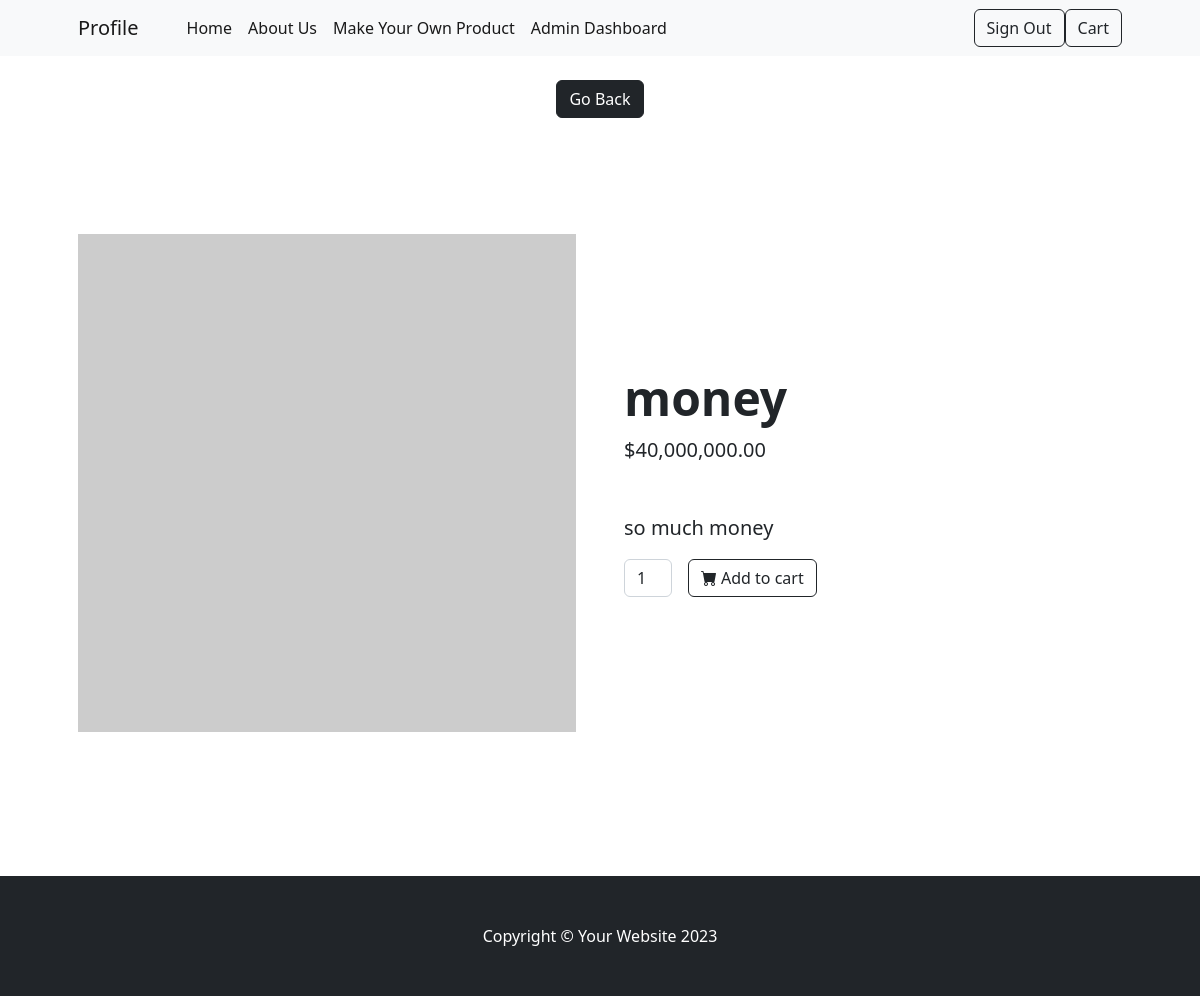
Screenshot of /app/Products/detail.php?id=3 (signed in) with the database file from the repository.
### tables this page shows
CREATE TABLE `product` (
  `product_ID` int(10) UNSIGNED NOT NULL,
  `name` varchar(100) NOT NULL,
  `description` text DEFAULT NULL,
  `price` decimal(10,2) UNSIGNED NOT NULL,
  `created_by` int(10) UNSIGNED NOT NULL COMMENT 'linked to user id',
  `ImageURL` varchar(255) DEFAULT NULL
);

### app/Products/detail.php (the view, shortened to what this page needs)
<?php
require_once('../../lib/db.php');
$productID = intval($_GET['id']);
$stmt = $pdo->prepare("SELECT * FROM product WHERE product_ID = ?");
$stmt->execute([$productID]);
$product = $stmt->fetch();
require_once("../../theme/header.php");
?>
<br>
<div style="text-align: center; margin-bottom: 20px;">
    <a href="index.php" class="btn btn-dark">Go Back</a>
</div>
<section class="py-5">
    <div class="container px-4 px-lg-5 my-5">
        <div class="row gx-4 gx-lg-5 align-items-center">
            <div class="col-md-6">
                <?php if (!empty($product['ImageURL'])): ?>
                    <img class="card-img-top mb-5 mb-md-0" src="<?php echo ($product['ImageURL']); ?>" alt="<?php echo ($product['name']); ?>" />
                <?php endif; ?>
            </div>
            <div class="col-md-6">
                <h1 class="display-5 fw-bolder"><?php echo ($product['name']); ?></h1>
                <div class="fs-5 mb-5">
                    <span><?php echo "$" . number_format($product['price'], 2); ?></span>
                </div>
                <p class="lead"><?php echo ($product['description']); ?></p>
                <?php if (isset($_SESSION['user/ID'])) { ?>
                <form action="" method="POST">
                    <div class="d-flex">
                        <input class="form-control text-center me-3" name="quantity" type="number" value="1" style="max-width: 3rem" />
                        <button class="btn btn-outline-dark flex-shrink-0" type="submit">
                            <i class="bi-cart-fill me-1"></i>Add to cart
                        </button>
                    </div>
                </form>
                <?php } ?>
            </div>
        </div>
    </div>
</section>
<?php
require_once("../../theme/footer.php");
?>

### rows the page displays
product: name "money", price "40,000,000.00", description "so much money"
